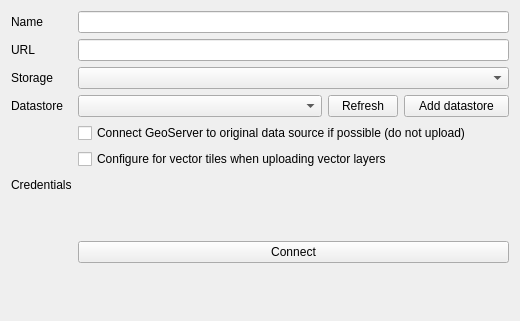
<?xml version="1.0" encoding="UTF-8"?>
<ui version="4.0">
 <class>widgetGeoserver</class>
 <widget class="QWidget" name="widgetGeoserver">
  <property name="geometry">
   <rect>
    <x>0</x>
    <y>0</y>
    <width>520</width>
    <height>321</height>
   </rect>
  </property>
  <property name="sizePolicy">
   <sizepolicy hsizetype="Expanding" vsizetype="Minimum">
    <horstretch>0</horstretch>
    <verstretch>0</verstretch>
   </sizepolicy>
  </property>
  <layout class="QVBoxLayout" name="verticalLayout">
   <item>
    <layout class="QGridLayout" name="gridLayout">
     <property name="horizontalSpacing">
      <number>6</number>
     </property>
     <item row="0" column="0">
      <widget class="QLabel" name="label_3">
       <property name="sizePolicy">
        <sizepolicy hsizetype="Preferred" vsizetype="Maximum">
         <horstretch>0</horstretch>
         <verstretch>0</verstretch>
        </sizepolicy>
       </property>
       <property name="text">
        <string>Name</string>
       </property>
      </widget>
     </item>
     <item row="0" column="1">
      <widget class="QLineEdit" name="txtGeoserverName"/>
     </item>
     <item row="1" column="0">
      <widget class="QLabel" name="label_4">
       <property name="sizePolicy">
        <sizepolicy hsizetype="Preferred" vsizetype="Maximum">
         <horstretch>0</horstretch>
         <verstretch>0</verstretch>
        </sizepolicy>
       </property>
       <property name="text">
        <string>URL</string>
       </property>
      </widget>
     </item>
     <item row="1" column="1">
      <widget class="QLineEdit" name="txtGeoserverUrl"/>
     </item>
     <item row="2" column="0">
      <widget class="QLabel" name="label_6">
       <property name="sizePolicy">
        <sizepolicy hsizetype="Preferred" vsizetype="Maximum">
         <horstretch>0</horstretch>
         <verstretch>0</verstretch>
        </sizepolicy>
       </property>
       <property name="text">
        <string>Storage</string>
       </property>
      </widget>
     </item>
     <item row="2" column="1">
      <widget class="QComboBox" name="comboStorageType">
       <property name="sizePolicy">
        <sizepolicy hsizetype="Expanding" vsizetype="Fixed">
         <horstretch>0</horstretch>
         <verstretch>0</verstretch>
        </sizepolicy>
       </property>
      </widget>
     </item>
     <item row="3" column="0">
      <widget class="QLabel" name="labelGeoserverDatastore">
       <property name="sizePolicy">
        <sizepolicy hsizetype="Minimum" vsizetype="Maximum">
         <horstretch>0</horstretch>
         <verstretch>0</verstretch>
        </sizepolicy>
       </property>
       <property name="text">
        <string>Datastore</string>
       </property>
      </widget>
     </item>
     <item row="3" column="1">
      <layout class="QHBoxLayout" name="datastoreLayout">
       <property name="sizeConstraint">
        <enum>QLayout::SetDefaultConstraint</enum>
       </property>
       <item>
        <widget class="QComboBox" name="comboGeoserverDatabase">
         <property name="sizePolicy">
          <sizepolicy hsizetype="Expanding" vsizetype="Fixed">
           <horstretch>0</horstretch>
           <verstretch>0</verstretch>
          </sizepolicy>
         </property>
         <property name="minimumSize">
          <size>
           <width>200</width>
           <height>0</height>
          </size>
         </property>
        </widget>
       </item>
       <item>
        <widget class="QWidget" name="datastoreControls" native="true">
         <property name="cursor">
          <cursorShape>ArrowCursor</cursorShape>
         </property>
         <layout class="QHBoxLayout" name="horizontalLayout">
          <property name="leftMargin">
           <number>0</number>
          </property>
          <property name="topMargin">
           <number>0</number>
          </property>
          <property name="rightMargin">
           <number>0</number>
          </property>
          <property name="bottomMargin">
           <number>0</number>
          </property>
          <item>
           <widget class="QToolButton" name="btnRefreshDatabases">
            <property name="sizePolicy">
             <sizepolicy hsizetype="Fixed" vsizetype="Fixed">
              <horstretch>0</horstretch>
              <verstretch>0</verstretch>
             </sizepolicy>
            </property>
            <property name="minimumSize">
             <size>
              <width>70</width>
              <height>22</height>
             </size>
            </property>
            <property name="focusPolicy">
             <enum>Qt::StrongFocus</enum>
            </property>
            <property name="text">
             <string>Refresh</string>
            </property>
           </widget>
          </item>
          <item>
           <widget class="QToolButton" name="btnAddDatastore">
            <property name="sizePolicy">
             <sizepolicy hsizetype="Fixed" vsizetype="Fixed">
              <horstretch>0</horstretch>
              <verstretch>0</verstretch>
             </sizepolicy>
            </property>
            <property name="minimumSize">
             <size>
              <width>105</width>
              <height>22</height>
             </size>
            </property>
            <property name="focusPolicy">
             <enum>Qt::StrongFocus</enum>
            </property>
            <property name="text">
             <string>Add datastore</string>
            </property>
           </widget>
          </item>
         </layout>
        </widget>
       </item>
      </layout>
     </item>
     <item row="4" column="1">
      <widget class="QCheckBox" name="chkUseOriginalDataSource">
       <property name="sizePolicy">
        <sizepolicy hsizetype="Expanding" vsizetype="Fixed">
         <horstretch>0</horstretch>
         <verstretch>0</verstretch>
        </sizepolicy>
       </property>
       <property name="minimumSize">
        <size>
         <width>0</width>
         <height>20</height>
        </size>
       </property>
       <property name="baseSize">
        <size>
         <width>0</width>
         <height>0</height>
        </size>
       </property>
       <property name="text">
        <string>Connect GeoServer to original data source if possible (do not upload)</string>
       </property>
      </widget>
     </item>
     <item row="5" column="1">
      <widget class="QCheckBox" name="chkUseVectorTiles">
       <property name="sizePolicy">
        <sizepolicy hsizetype="Expanding" vsizetype="Fixed">
         <horstretch>0</horstretch>
         <verstretch>0</verstretch>
        </sizepolicy>
       </property>
       <property name="minimumSize">
        <size>
         <width>0</width>
         <height>20</height>
        </size>
       </property>
       <property name="text">
        <string>Configure for vector tiles when uploading vector layers</string>
       </property>
      </widget>
     </item>
     <item row="6" column="0">
      <widget class="QLabel" name="label_5">
       <property name="text">
        <string>Credentials</string>
       </property>
      </widget>
     </item>
     <item row="6" column="1">
      <widget class="QWidget" name="geoserverAuthWidget" native="true">
       <property name="sizePolicy">
        <sizepolicy hsizetype="Expanding" vsizetype="Fixed">
         <horstretch>0</horstretch>
         <verstretch>0</verstretch>
        </sizepolicy>
       </property>
       <property name="minimumSize">
        <size>
         <width>0</width>
         <height>20</height>
        </size>
       </property>
       <property name="maximumSize">
        <size>
         <width>16777215</width>
         <height>20</height>
        </size>
       </property>
       <property name="focusPolicy">
        <enum>Qt::StrongFocus</enum>
       </property>
      </widget>
     </item>
     <item row="7" column="1">
      <spacer name="verticalSpacer_6">
       <property name="orientation">
        <enum>Qt::Vertical</enum>
       </property>
       <property name="sizeType">
        <enum>QSizePolicy::Fixed</enum>
       </property>
       <property name="sizeHint" stdset="0">
        <size>
         <width>20</width>
         <height>40</height>
        </size>
       </property>
      </spacer>
     </item>
     <item row="8" column="1">
      <widget class="QPushButton" name="btnConnectGeoserver">
       <property name="sizePolicy">
        <sizepolicy hsizetype="Expanding" vsizetype="Fixed">
         <horstretch>0</horstretch>
         <verstretch>0</verstretch>
        </sizepolicy>
       </property>
       <property name="text">
        <string>Connect</string>
       </property>
      </widget>
     </item>
    </layout>
   </item>
   <item>
    <spacer name="verticalSpacer">
     <property name="orientation">
      <enum>Qt::Vertical</enum>
     </property>
     <property name="sizeType">
      <enum>QSizePolicy::MinimumExpanding</enum>
     </property>
     <property name="sizeHint" stdset="0">
      <size>
       <width>20</width>
       <height>40</height>
      </size>
     </property>
    </spacer>
   </item>
  </layout>
 </widget>
 <resources/>
 <connections/>
</ui>
